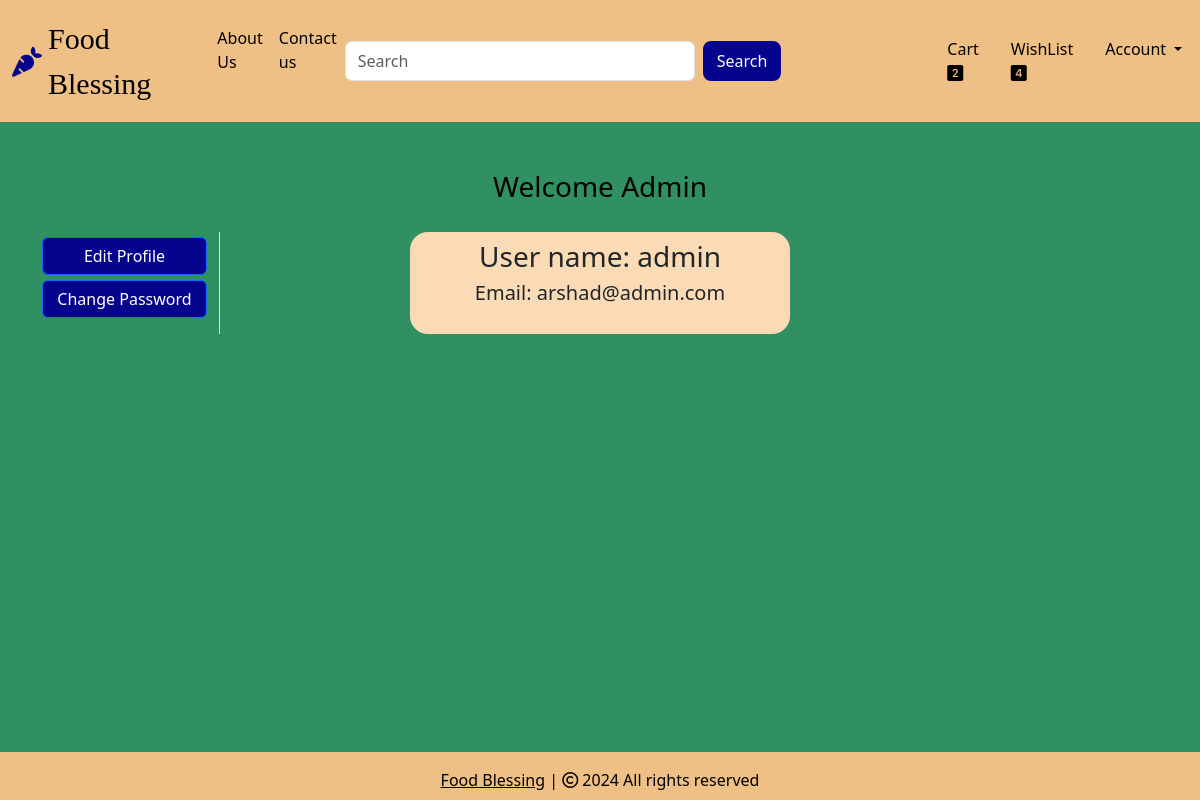
The page /profile (signed in) on the database its author committed.
### website/models.py (models this page shows, shortened)
class Customer(db.Model, UserMixin):
    id = db.Column(db.Integer, primary_key=True)
    email = db.Column(db.String(100), unique=True)
    username = db.Column(db.String(100))
    address= db.Column(db.String(256))
    password_hash = db.Column(db.String(150))
    date_joined = db.Column(db.DateTime(), default=datetime.utcnow)
    cart_items = db.relationship('Cart', backref=db.backref('customer', lazy=True))
    orders = db.relationship('Order', backref=db.backref('customer', lazy=True))
    wishlist_items = db.relationship('Wishlist', backref=db.backref('customer', lazy=True))
    @property
    def password(self):
        raise AttributeError('Password is not a readable Attribute')

### website/auth.py (the view)
@auth.route('/profile', methods=['GET', 'POST'])
@login_required
def profile():
    return render_template('profile.html', cart=Cart.query.filter_by(customer_link=current_user.id).all()
                           if current_user.is_authenticated else [], wishlist=Wishlist.query.filter_by(customer_link=current_user.id).all()
                           if current_user.is_authenticated else [])

### website/__init__.py (called while the page is built)
def create_app():
    app = Flask(__name__)
    app.config['SECRET_KEY'] = 'hbnwdvbn ajnbsjn ahe'
    app.config['SQLALCHEMY_DATABASE_URI'] = f'sqlite:///{DB_NAME}'
    db.init_app(app)
    @app.errorhandler(404)
    def page_not_found(error):
        return render_template('404.html')
    login_manager = LoginManager()
    login_manager.init_app(app)
    login_manager.login_view = 'auth.login'
    @login_manager.user_loader
    def load_user(id):
        return Customer.query.get(int(id))
    from .views import views
    from .auth import auth
    from .admin import admin
    from .models import Customer, Cart, Product, Order
    app.register_blueprint(views, url_prefix='/')
    app.register_blueprint(auth, url_prefix='/')
    app.register_blueprint(admin, url_prefix='/')
    return app

### website/templates/profile.html (shortened to what this page needs)
{% extends 'base.html' %}
{% block body %}
<div class="container my-5">
    <div class="row text-center">
        <h3 style="color: rgb(0, 0, 0);">Welcome <span class="text-capitalize">{{ current_user.username }}</span></h3>
        <div class="col-sm-2 border-end" style="margin-top: 20px;">
            <ul class="list-unstyled">
                <li class="d-grid"><a href="/edit-profile" class="btn btn-primary" style="margin-top: 5px; background-color: #06038d">Edit Profile</a></li>
                <li class="d-grid"><a href="/change-password" class="btn btn-primary" style="margin-top: 5px; background-color: #06038d">Change Password</a></li>
            </ul>
        </div>
        <div class="col-sm-4 offset-sm-2" style="background-color: rgb(250, 219, 181); border-radius: 18px; margin-top: 20px;">
            <div class="row">
                <div class="col-sm-15">
                    <div class="m-2">
                        <h3> User name: {{ current_user.username }}</h3>
                        <h5>Email: {{ current_user.email }}</h5>
                    </div>
                </div>
            </div>
        </div>
    </div>
</div>
{% endblock %}

### rows shown on the page
Customer: username "Admin", username "admin", email "arshad@admin.com"
